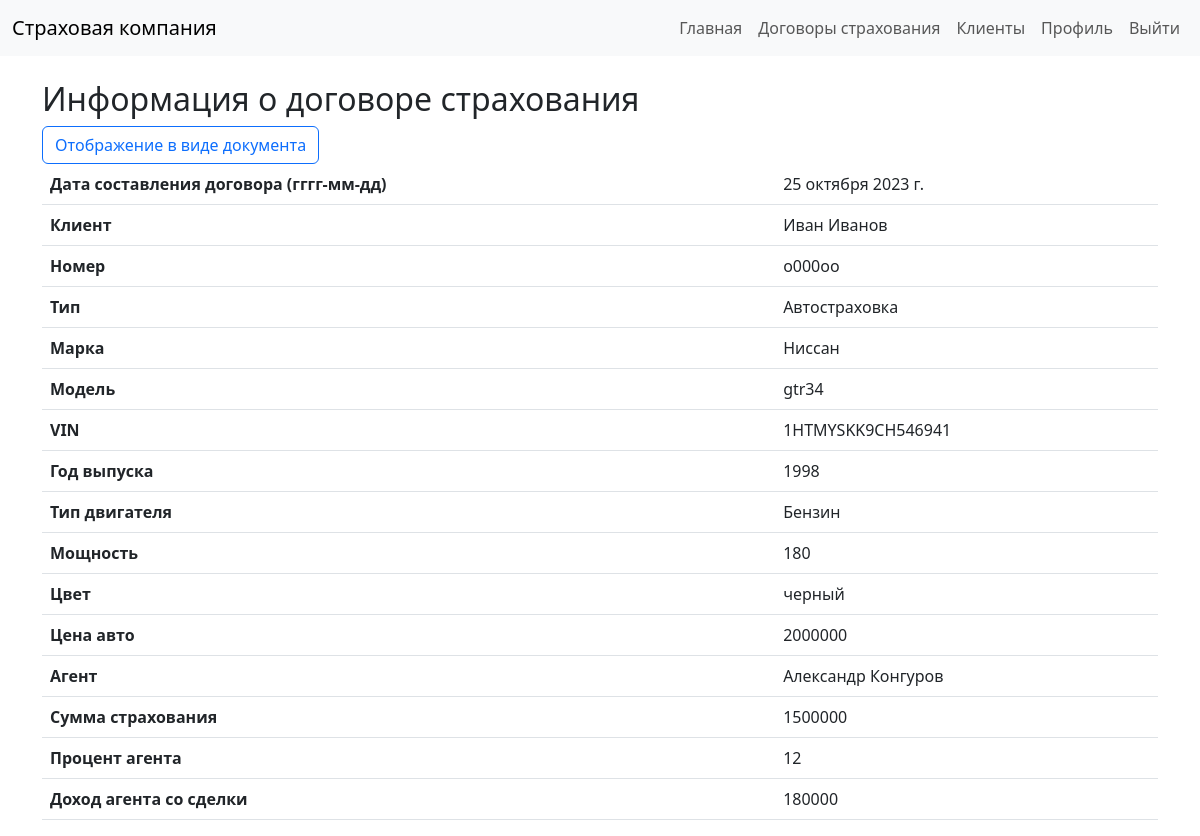
/detail_auto_insurance/7/, run on the app's committed database.
### main/models.py (models this page shows, shortened)
class AutoInshurance(models.Model):
    date = models.DateField() # Дата
    client = models.ForeignKey(User, on_delete=models.CASCADE, blank=True, null=True, related_name='auto_client') # Клиент
    number = models.CharField(max_length=100, blank=True, null=True) # Номер
    type = models.CharField(max_length=100, blank=True, null=True, default='Автостраховка', editable=False) # Тип
    mark = models.CharField(max_length=100, blank=True, null=True) # Марка
    model = models.CharField(max_length=100, blank=True, null=True) # Модель
    vin = models.CharField(max_length=100, blank=True, null=True)   # VIN
    year = models.CharField(max_length=100, blank=True, null=True) # Год
    engine = models.CharField(max_length=100, blank=True, null=True) # Двигатель
    power = models.CharField(max_length=100, blank=True, null=True) # Мощность
    color = models.CharField(max_length=100, blank=True, null=True) # Цвет
    price = models.CharField(max_length=100, blank=True, null=True) # Цена
    agent = models.ForeignKey(User, on_delete=models.CASCADE, blank=True, null=True) # Агент
    salary = models.IntegerField(blank=True, null=True)
    percent_agent = models.IntegerField(blank=True, null=True)
    class Meta:
        verbose_name = 'Автостраховка'
        verbose_name_plural = 'Автостраховки'

class User(AbstractUser):
    patronymic = models.CharField(max_length=100, blank=True, null=True) # Отчество
    date_birth = models.DateField(blank=True, null=True, default='2000-01-01') # Дата рождения
    phone = models.CharField(max_length=100, blank=True, null=True) # Телефон
    adress = models.CharField(max_length=100, blank=True, null=True) # Адрес
    passport = models.CharField(max_length=100, blank=True, null=True) # Паспорт
    filial = models.ForeignKey(Filial, on_delete=models.CASCADE, blank=True, null=True) # Филиал
    role = models.ForeignKey(Roles, on_delete=models.CASCADE, blank=True, null=True) # Роль
    def __str__(self):
        return self.first_name + ' ' + self.last_name
    class Meta:
        verbose_name = 'Пользователь'
        verbose_name_plural = 'Пользователи'

### main/views.py (the view)
# urls.py: path('detail_auto_insurance/<int:insurance_id>/', views.detail_auto_insurance, name='detail_auto_insurance'),
def detail_auto_insurance(request, insurance_id):
    insurance = AutoInshurance.objects.get(id=insurance_id)
    salary = int(insurance.salary * insurance.percent_agent / 100)  # расчет зарплаты(?) агента
    return render(request, 'detail_auto_insurance.html', {'auto_insurance': insurance, 'salary': salary})

### templates/detail_auto_insurance.html (shortened to what this page needs)
<!DOCTYPE html>
<html lang="en">
<head>
    <link rel="stylesheet" href="https://cdn.jsdelivr.net/npm/bootstrap@5.3.0/dist/css/bootstrap.min.css">
</head>
<body>
<nav class="navbar navbar-expand-lg navbar-light bg-light">
    <div class="container-fluid">
        <a class="navbar-brand" href="{% url 'index' %}">Страховая компания</a>
        <div class="collapse navbar-collapse" id="navbarNav">
            <ul class="navbar-nav ms-auto">
                <li class="nav-item">
                    <a class="nav-link" href="{% url 'index' %}">Главная</a>
                </li>
                <li class="nav-item">
                    <a class="nav-link" href="{% url 'insurances' %}">Договоры страхования</a>
                </li>
                <li class="nav-item">
                    <a class="nav-link" href="{% url 'clients' %}">Клиенты</a>
                </li><li class="nav-item">
                    <a class="nav-link" href="{% url 'profile' user.id %}">Профиль</a>
                </li>
                <li class="nav-item">
                    <a class="nav-link" href="{% url 'logout' %}">Выйти</a>
                </li>
            </ul>
        </div>
    </div>
</nav>
<div class="container mt-4">
    <h2>Информация о договоре страхования</h2>
    <a class="btn btn-outline-primary" href="{% url 'doc_auto_insurance' auto_insurance.id %}">Отображение в виде документа</a>
    <table class="table">
        <tbody>
        <tr>
            <th>Дата составления договора (гггг-мм-дд)</th>
            <td>{{ auto_insurance.date }}</td>
        </tr>
        <tr>
            <th>Клиент</th>
            <td>{{ auto_insurance.client }}</td>
        </tr>
        <tr>
            <th>Номер</th>
            <td>{{ auto_insurance.number }}</td>
        </tr>
        <tr>
            <th>Тип</th>
            <td>{{ auto_insurance.type }}</td>
        </tr>
        <tr>
            <th>Марка</th>
            <td>{{ auto_insurance.mark }}</td>
        </tr>
        <tr>
            <th>Модель</th>
            <td>{{ auto_insurance.model }}</td>
        </tr>
        <tr>
            <th>VIN</th>
            <td>{{ auto_insurance.vin }}</td>
        </tr>
        <tr>
            <th>Год выпуска</th>
            <td>{{ auto_insurance.year }}</td>
        </tr>
        <tr>
            <th>Тип двигателя</th>
            <td>{{ auto_insurance.engine }}</td>
        </tr>
        <tr>
            <th>Мощность</th>
            <td>{{ auto_insurance.power }}</td>
        </tr>
        <tr>
            <th>Цвет</th>
            <td>{{ auto_insurance.color }}</td>
        </tr>
        <tr>
            <th>Цена авто</th>
            <td>{{ auto_insurance.price }}</td>
        </tr>
        <tr>
            <th>Агент</th>
            <td>{{ auto_insurance.agent }}</td>
        </tr>
        <tr>
            <th>Сумма страхования</th>
            <td>{{ auto_insurance.salary }}</td>
        </tr>
        <tr>
            <th>Процент агента</th>
            <td>{{ auto_insurance.percent_agent }}</td>
        </tr>
        <tr>
            <th>Доход агента со сделки</th>
            <td>{{ salary }}</td>
        </tr>
        </tbody>
    </table>
</div>
</body>
</html>

### data on the page
AutoInshurance: date "25 октября 2023 г.", client "Иван Иванов", number "о000оо", type "Автостраховка", mark "Ниссан", model "gtr34", vin "1HTMYSKK9CH546941", year "1998", engine "Бензин", power "180", color "черный", price "2000000", agent "Александр Конгуров", salary "1500000", percent_agent "12"

### other printed values
{{ salary }} "180000"
